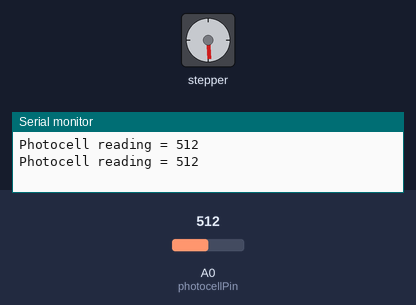
This sketch was run on a simulated Arduino Uno, built with avr-gcc and run on an emulated ATmega328P. Parts: stepper motor, the last lines printed to the serial monitor. Inputs (shaded band) come from the test bench; at power-on: A0 (photocellPin) = 512. Stepper angles assume 48 steps per turn.

Above: at 2.1 s.
2.2 s: A0 (photocellPin) set to 214
At 2.35 s:
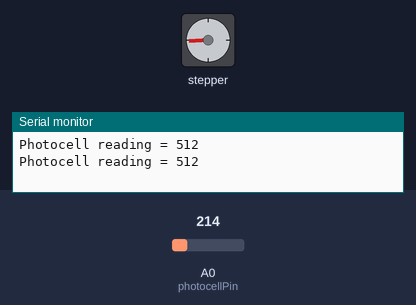
5.7 s: A0 (photocellPin) set to 183
At 7.7 s:
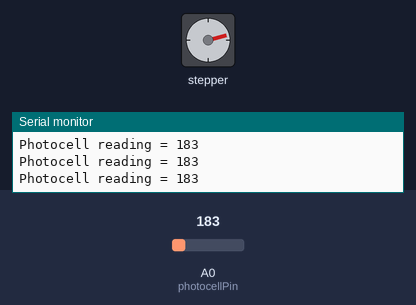
8.0 s: A0 (photocellPin) set to 210
At 9.45 s:
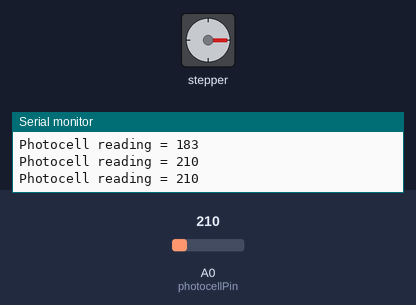
Timing chart, 0 to 27.1 s (numbered marks = the images above; inputs shaded):
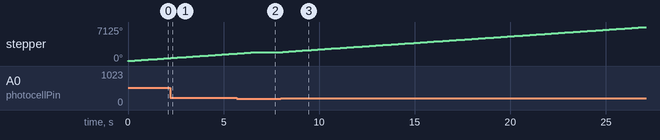

The sketch:

Light_Box.ino
```cpp
#include <AFMotor.h>

// Connect a stepper motor with 48 steps per revolution (7.5 degree)
// to motor port #1 (M1 and M2)
AF_Stepper motor(48, 1);

int photocellPin = A0;     // the cell and 10K pulldown are connected to a0
int photocellReading;     // the analog reading from the sensor divider
int threshold = 200; // the amount of light required to activate the motor

void setup() {
  Serial.begin(9600);           // set up Serial library at 9600 bps

  motor.setSpeed(50);  // 50 rpm
}

void loop() {
    photocellReading = analogRead(photocellPin);

  Serial.print("Photocell reading = ");
  Serial.println(photocellReading);     // the raw analog reading

  if (photocellReading > threshold) {
    motor.step(100, FORWARD, INTERLEAVE);
  }


  delay(100);
}
```

Measured:
- the behaviour switches between 201 and 200 on A0 (photocellPin) (found by bisection; images 1 and 2)
- after the input at 5.7 s, stepper: goes on until 6.7 s, then stays 1875°
- after the input at 8.0 s, stepper: keeps turning clockwise at about 276°/s, starting at once
